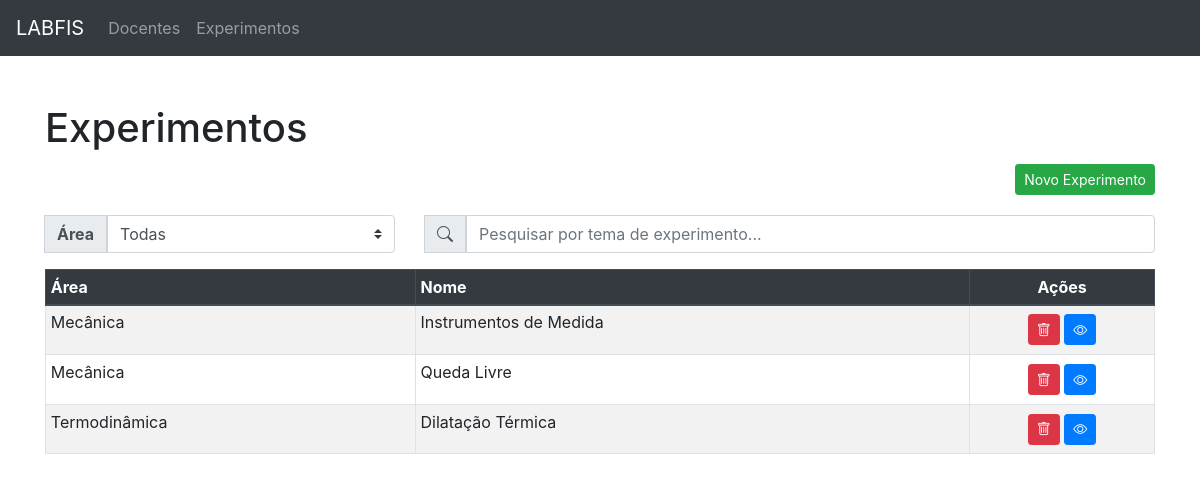
The page /experimentos on the database as committed earlier.
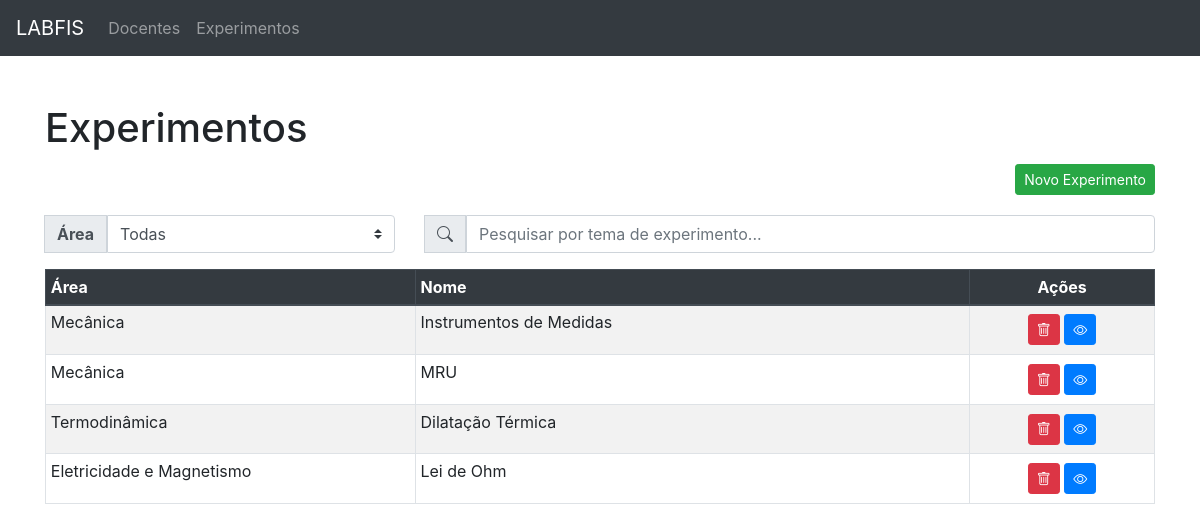
The same page on the database as committed later.
### models.py (models this page shows, shortened)
class Experimento(db.Model):
    __tablename__ = 'experimentos'
    id = db.Column(db.Integer, primary_key=True)
    nome = db.Column(db.String(120), unique=True, nullable=False)
    descricao = db.Column(db.Text, nullable=True)
    area_id = db.Column(db.Integer, db.ForeignKey('areas.id'), nullable=False)
    arquivos = db.relationship('Arquivo', backref='experimentos', cascade = "all,delete", lazy=True)
    agendamentos = db.relationship('Agendamento', backref='experimentos', lazy=True)

class Area(db.Model):
    __tablename__ = 'areas'
    id = db.Column(db.Integer, primary_key=True)
    nome = db.Column(db.String(80), unique=True, nullable=False)
    experimentos = db.relationship('Experimento', backref='areas', lazy=True)

### app.py (the view)
@app.route('/experimentos')
def get_experimentos():
    areas = Area.query.all()
    experimentos = Experimento.query.order_by(Experimento.area_id).all()
    return render_template('experimentos.html', areas=areas, experimentos=experimentos)

### app.py (called while the page is built)
@app.context_processor
def inject_enumerate():
    return dict(enumerate=enumerate)

### templates/experimentos.html (shortened to what this page needs)
{% extends "base.html" %}
{% from "macros.html" import modal_macro, form_macro_experimento %}
{% block content_title %}Experimentos{% endblock %}
{% block content %}
<div class="text-right">
    {{ modal_macro('success', 'Novo Experimento', 'novo_experimento', 'Novo Experimento', 'Novo Experimento', form_macro_experimento(action=url_for('insert_experimento'), areas=areas)) }}
</div>
<div class="row">
  <div class="col col-4 input-group mt-3 text-left">
      <div class="input-group-append">
          <label class="input-group-text" for="filtra-semestre"><b>Área</b></label>
      </div>
      <select class="custom-select" id="filtra-area" name="filtra-semestre" onchange="filtraArea()">
          <option value="Todos">Todas</option>
      </select>
  </div>
  <div class="col col-8 input-group mt-3">
      <div class="input-group-append">
          <label class="input-group-text" for="pesquisa-tema"><i class="bi bi-search"></i></label>
      </div>
      <input type="text" class="form-control" placeholder="Pesquisar por tema de experimento..." id="pesquisa-tema" aria-label="Pesquisar" aria-describedby="addon-wrapping" onkeyup="pesquisaTema(row='1')">
  </div>
</div>
<table class="table table-hover table-striped table-bordered table-sm mt-3" id="tabela">
    <thead class="thead-dark">
      <tr>
        <th class="col col-4">Área</th>
        <th class="col col-6">Nome</th>
        <th class="col col-2 text-center">Ações</th>
      </tr>
    </thead>
    <tbody>
        {% for experimento in experimentos %}
        <tr>
            <td>{{experimento.areas.nome}}</td>
            <td>{{experimento.nome}}</td>
            <td class="text-center">
                <a href="{{url_for('delete_experimento', id=experimento.id)}}" class="btn btn-sm btn-danger mt-1 mb-1" onclick="return confirm('Deseja realmente excluir o experimento {{experimento.nome}}?\nTodos os arquivos relacionados também serão excluídos!!')" title="Excluir"><i class="bi bi-trash"></i></a>
                <a href="{{url_for('get_experimento', id=experimento.id)}}" class="btn btn-sm btn-primary mt-1 mb-1" title="Ver detalhes"><i class="bi bi-eye"></i></a>
            </td>
        </tr>
        {% endfor %}
    </tbody>
  </table>
{% endblock %}

### templates/base.html (shortened to what this page needs)
<!doctype html>
<html lang="en">
  <head>
    {% block head %}
    <link rel="stylesheet" href="https://cdn.jsdelivr.net/npm/bootstrap@4.6.2/dist/css/bootstrap.min.css">
    <link rel="stylesheet" href="https://cdn.jsdelivr.net/npm/bootstrap-icons@1.9.1/font/bootstrap-icons.css">
    {% endblock %}
  </head>
  <body>
    {% block header %}
    <nav class="navbar navbar-expand-lg navbar-dark bg-dark">
        <a class="navbar-brand" href="/">LABFIS</a>
        <div class="collapse navbar-collapse" id="navbarNav">
          <ul class="navbar-nav">
            <li class="nav-item">
              <a class="nav-link" href="{{url_for('get_docentes')}}">Docentes</a>
            </li>
            <li class="nav-item">
              <a class="nav-link" href="{{url_for('get_experimentos')}}">Experimentos</a>
            </li>
          </ul>
        </div>
      </nav>
    {% endblock %}
    <div class="container mt-5">
        {% block container %}
        <h1>{% block content_title %}{% endblock %}</h1>
        {% block content %}{% endblock %}
        {% endblock %}
    </div>
  </body>
</html>

### templates/macros.html (shortened to what this page needs)
{% macro modal_macro(btn_type, btn_content, target_id, tip_title, form_title, form_macro) %}
<button type="button" class="btn btn-sm btn-{{btn_type}} mt-1 mb-1" data-toggle="modal" data-target="#{{target_id}}"
  title="{{tip_title}}">{{btn_content|safe}}</button>
{% endmacro %}

Rows that differ between the two databases and show on the page:
removed Experimento: areas.nome "Mecânica", nome "Queda Livre"
changed Experimento: nome "Instrumentos de Medida" → "Instrumentos de Medidas"
added Experimento: areas.nome "Mecânica", nome "MRU"
added Experimento: areas.nome "Eletricidade e Magnetismo", nome "Lei de Ohm"
